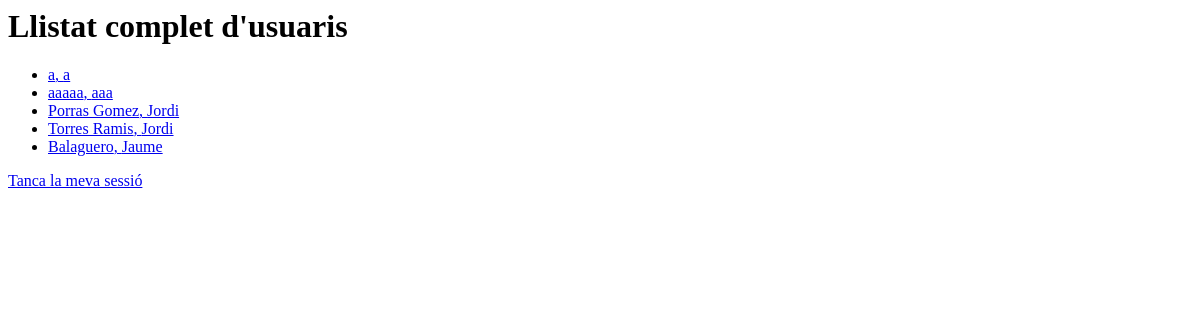
The page /usuaris/llistat/ on the database as committed earlier.
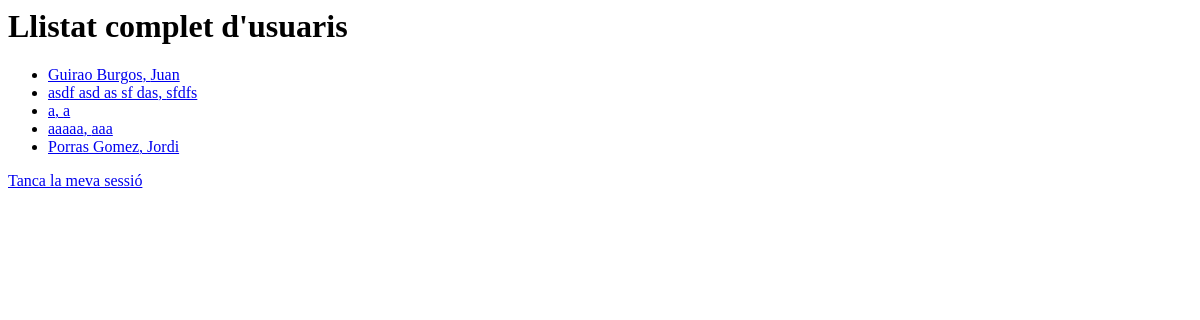
The same page on the database as committed later.
### usuaris/models.py (models this page shows, shortened)
class Usuari(models.Model):
	nom=models.CharField(max_length=30)
	cognoms=models.CharField(max_length=60)
	data_alta=models.DateTimeField()
	correu=models.EmailField(unique=True)
	edat=models.IntegerField(default=random.randrange(0,999))
	contra_salt = models.CharField(max_length=20, null=True)
	contra_hash = models.TextField(null=True)
	ciutat=models.ForeignKey(Ciutat,null=True)
	carrec=models.ForeignKey(Carrec)

### usuaris/views.py (the view)
class IndexView(generic.ListView):
	template_name='usuaris/llistat.html'
	context_object_name='ultims_usuaris'
	def get_queryset(self):
		return Usuari.objects.filter(data_alta__lte=timezone.now()).order_by('-data_alta')[:5]

### usuaris/templates/usuaris/llistat.html
<h1>Llistat complet d'usuaris</h1>
{% if ultims_usuaris %}
    <ul>
    {% for usuari in ultims_usuaris %}
        <li><a href="{% url 'usuaris:detall_usuari' usuari.id %}">{{ usuari.cognoms }}, {{ usuari.nom }}</a></li>
    {% endfor %}
    </ul>
{% else %}
    <p>No existeixen usuaris.</p>
{% endif %}
<a href='/usuaris'>Tanca la meva sessió</a>

Rows that differ between the two databases and show on the page:
no longer on this page (row unchanged): Usuari: cognoms "Torres Ramis", nom "Jordi"
no longer on this page (row edited): Usuari: cognoms "Balaguero", nom "Jaume"
now on this page (row edited): Usuari: cognoms "Guirao Burgos", nom "Juan"
added Usuari: cognoms "asdf asd as sf das", nom "sfdfs"
